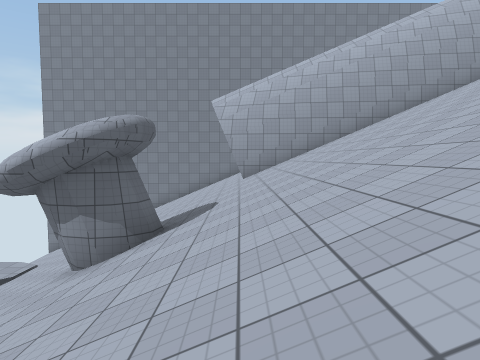
View 1 (above)

24 first-person views from a walk through a Unity game level. The camera is 1.4 m above the floor, tilts 4° down and sees 75° across. The floor is counted in squares, 2 m on a side. Each view is taken from the middle of a square. On the plan, view 1 faces up. The plan holds only what a view shows up to about 10 squares ahead; the rest is blank. The player is left out. Surface patterns are stand-ins for the level's own textures.

View 2
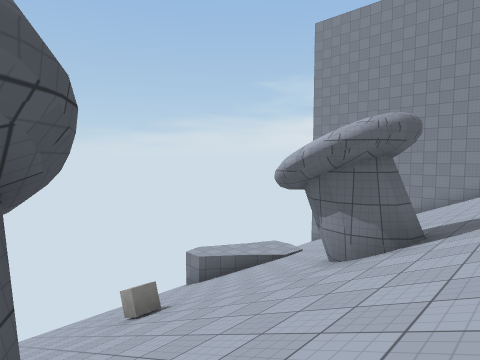

View 3
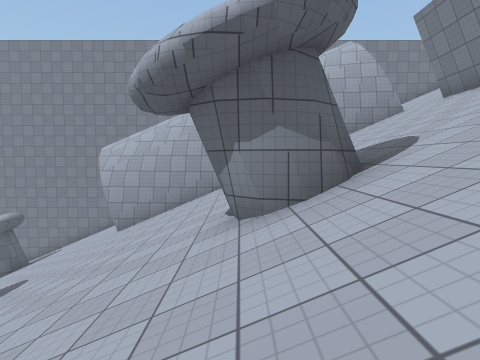

View 4
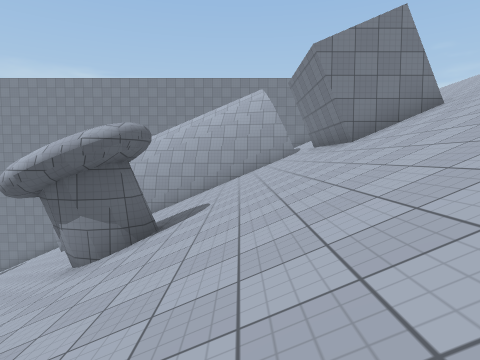

View 5
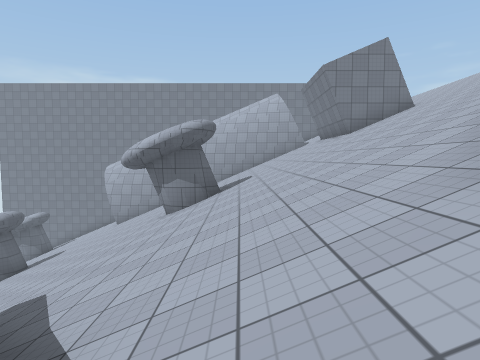

View 6
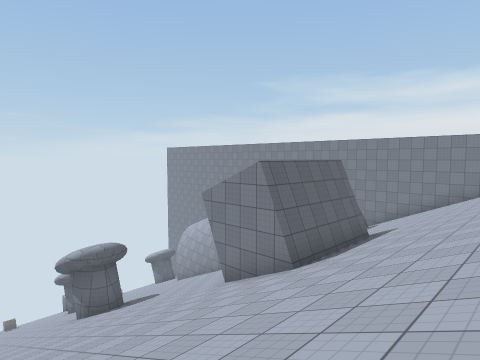

View 7
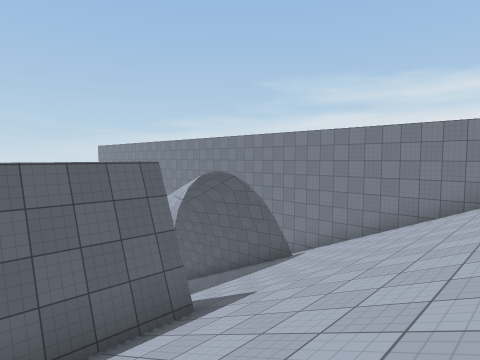

View 8
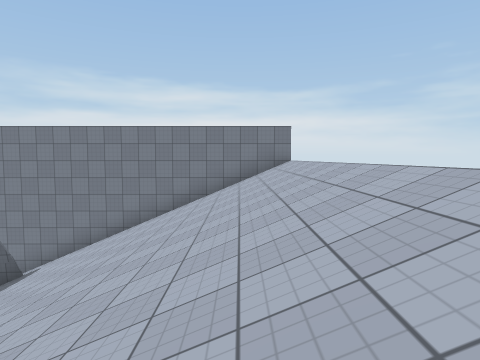

View 9
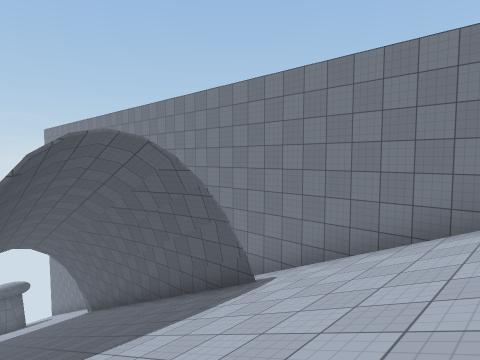

View 10
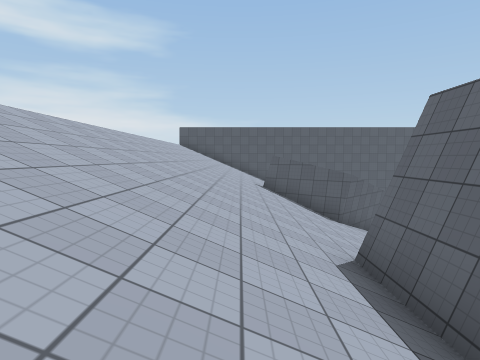

View 11
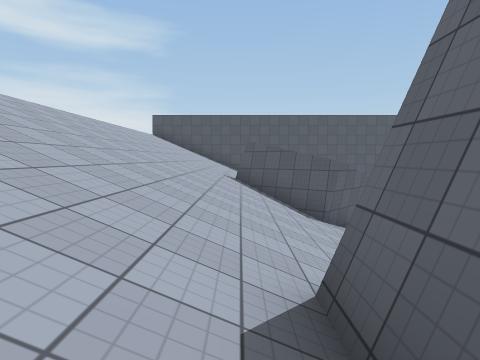

View 12
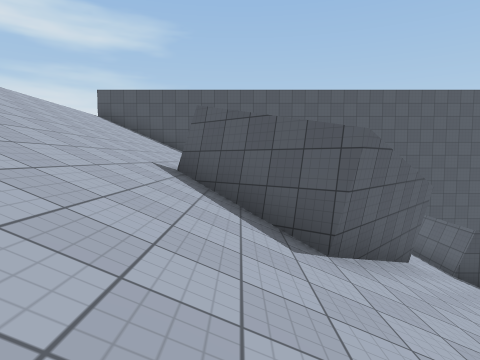

View 13
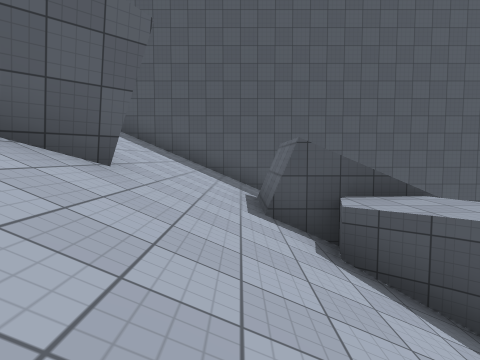

View 14
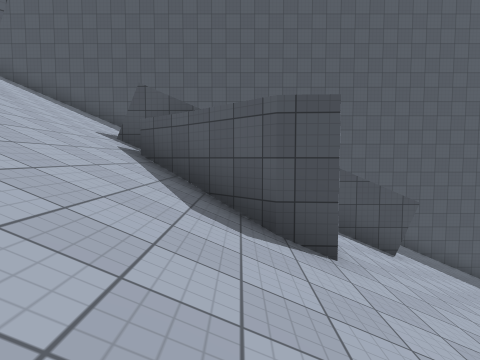

View 15
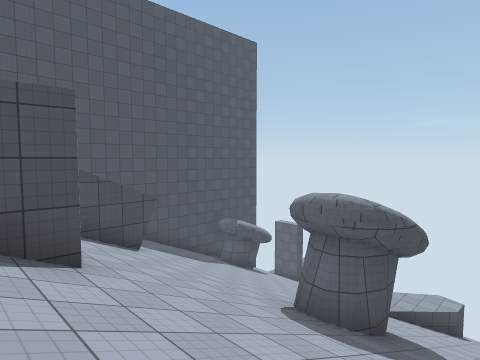

View 16
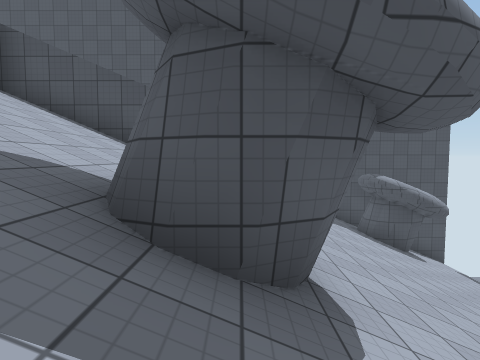

View 17
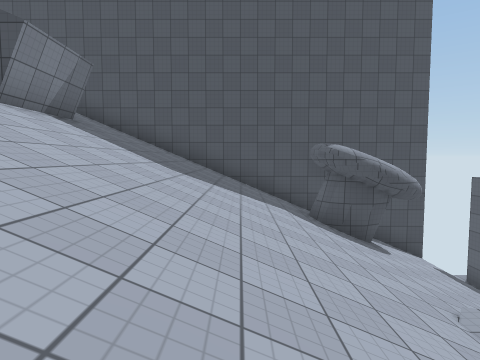

View 18
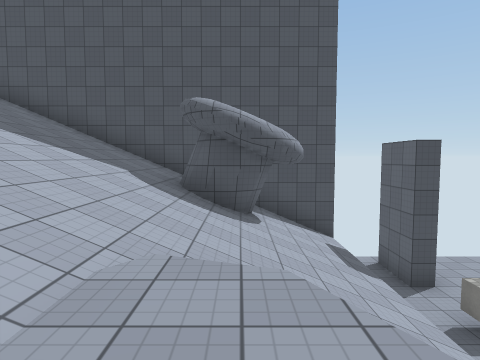

View 19
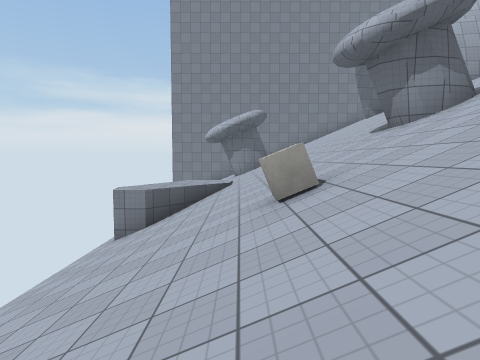

View 20
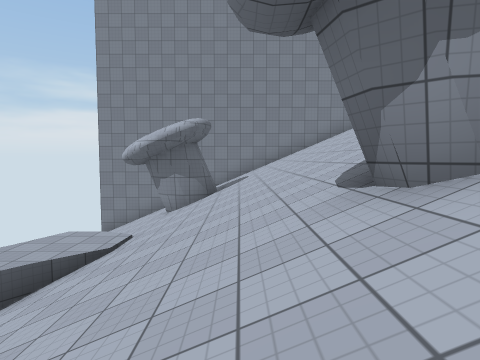

View 21
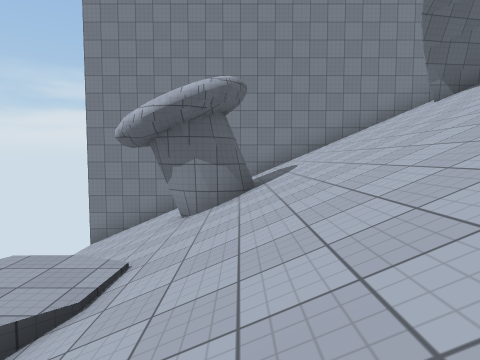

View 22
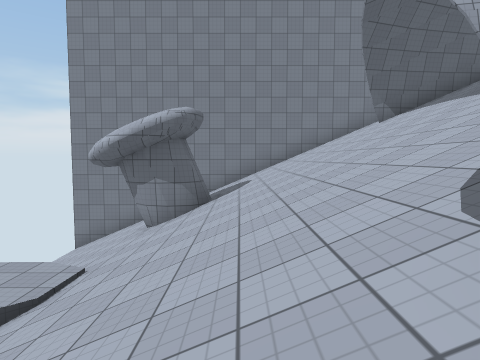

View 23
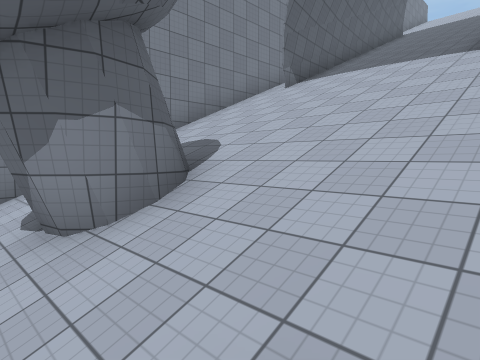

View 24
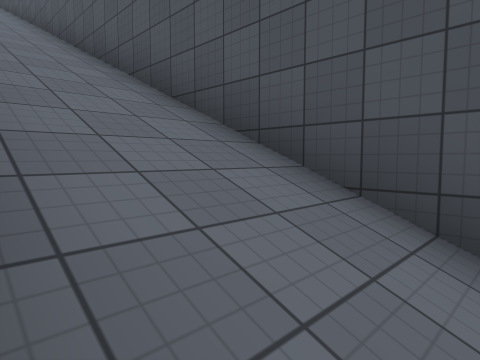

### Floor plan
Key: @ floor where view 1 was taken; # wall or solid block; . main floor; : floor 0.25 m higher than the main floor; / step, stairs or slope; = window, fence, low wall or low ledge; ^ raised ledge; v drop or lower ground; C cube.
Columns run from 11 left of view 1 to 17 right of it. Each row starts with its distance up from view 1.
 16  ############      ##########
 15   ///////////  /////////////
 14   /////////##########///////
 13   ///##/////////////////////
 12    //##/////////////////////
 11     ////////////////////////
 10     ///////##########///////
  9     .///////////////////////
  8    #=////////////////##/////
  7   #=/////////////////##/////
  6   #/////##///////////##/////
  5   //////##///////////##/////
  4   /////////////##///////////
  3   ////C/////////////////////
  2   //////////////////////////
  1   //////////////////////////
  0   ///////#/@////////////////
 -1    ./////#///////////#//////
 -2    /.:///////##/////###/////
 -3     =/////////#=///## ##////
 -4   ////////////#^///#   /////
 -5 Cv/////////######///    ////
 -6 Cv/////////#    #////   ////
 -7 vv//#////////// //////  ////
 -8 #v//##////////////////
 -9 #v//////////////////////
-10 ########################

Positions as (right, up) in squares from view 1, and headings:
1: (0, 0), facing up
2: (0, 0), facing up-left
3: (4, 0), facing up
4: (7, -2), facing up
5: (6, -5), facing up
6: (15, 0), facing up-left
7: (15, 6), facing up-left
8: (15, 6), facing up
9: (13, 10), facing up-left
10: (13, 9), facing down
11: (12, 7), facing down
12: (11, 3), facing down
13: (6, 0), facing down
14: (3, 2), facing down
15: (3, 2), facing down-left
16: (-2, 2), facing down
17: (-4, 0), facing down
18: (-7, -1), facing down
19: (-6, -1), facing up
20: (-4, 3), facing up
21: (-5, 6), facing up
22: (-4, 5), facing up
23: (-7, 9), facing up-right
24: (0, -7), facing down-right
